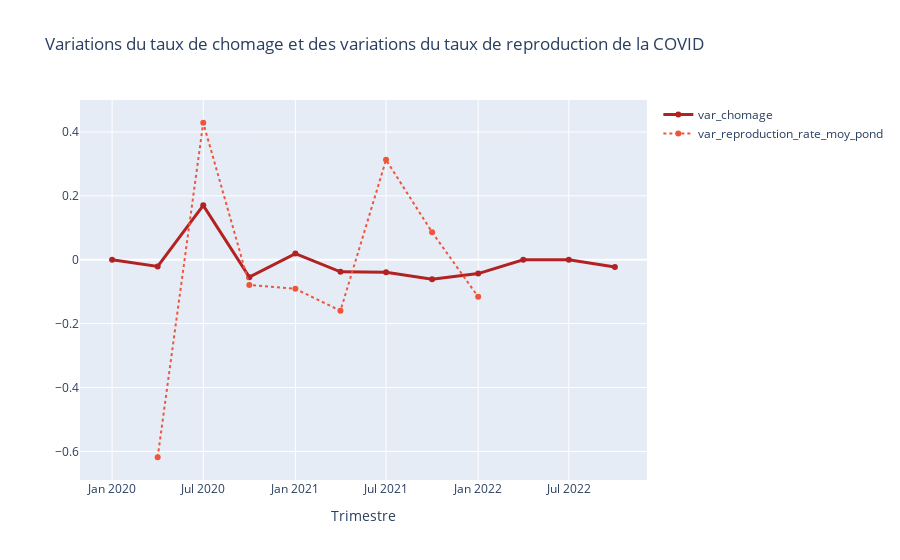
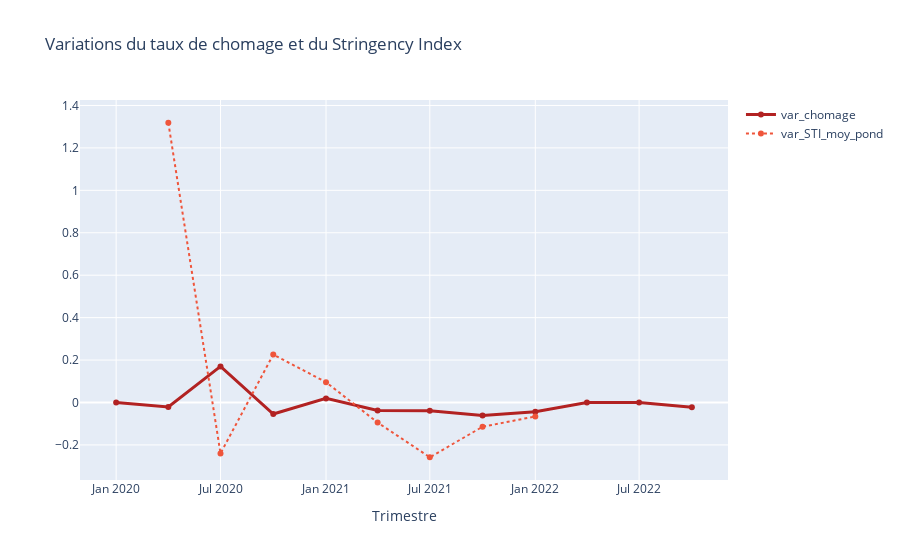

Source (notebook cell) for these figures, in order:
### Code cell
# Graphiques des donnees brutes

#---------------

# var_chomage - Reproduction Rate

fig_var_chomage_reprod_rate = go.Figure()
fig_var_chomage_reprod_rate.add_trace(go.Scatter(x=data_eur['Quarter'], 
                                         y=data_eur['var_chomage'], 
                                         name='var_chomage',
                                         line=dict(color='firebrick', width=3)))
fig_var_chomage_reprod_rate.add_trace(go.Scatter(x=data_eur['Quarter'], 
                                         y=data_eur['var_reproduction_rate_moy_pond'], 
                                         name='var_reproduction_rate_moy_pond',
                                         line=dict(width=2, dash='dot')))
fig_var_chomage_reprod_rate.update_layout(title='Variations du PIB et des variations du taux de reproduction de la COVID',
                                  xaxis_title="Trimestre")
fig_var_chomage_reprod_rate.show()

#---------------

# var_chomage - STI

fig_var_chomage_STI = go.Figure()
fig_var_chomage_STI.add_trace(go.Scatter(x=data_eur['Quarter'], 
                                         y=data_eur['var_chomage'], 
                                         name='var_chomage',
                                         line=dict(color='firebrick', width=3)))
fig_var_chomage_STI.add_trace(go.Scatter(x=data_eur['Quarter'], 
                                         y=data_eur['var_STI_moy_pond'], 
                                         name='var_STI_moy_pond',
                                         line=dict(width=2, dash='dot')))
fig_var_chomage_STI.update_layout(title='Variations du PIB et du Stringency Index',
                                  xaxis_title="Trimestre")
fig_var_chomage_STI.show()

#---------------

# var_chomage - var_new_cases_per_million

fig_var_chomage_new_cases = go.Figure()
fig_var_chomage_new_cases.add_trace(go.Scatter(x=data_eur['Quarter'], 
                                         y=data_eur['var_chomage'], 
                                         name='var_chomage',
                                         line=dict(color='firebrick', width=3)))
fig_var_chomage_new_cases.add_trace(go.Scatter(x=data_eur['Quarter'], 
                                         y=data_eur['var_new_cases_per_million'], 
                                         name='var_new_cases_per_million',
                                         line=dict(width=2, dash='dot')))
fig_var_chomage_new_cases.update_layout(title='Variations du PIB et des variations du Nombre de nouveaux cas par jour',
                                  xaxis_title="Trimestre")
fig_var_chomage_new_cases.show()

### Figure 1 — Plotly figure (JSON) as saved in the notebook; plotly's stock layout.template omitted (floating-point values rounded to 4 significant figures)
{"data": [{"line": {"color": "firebrick", "width": 3}, "name": "var_chomage", "type": "scatter", "x": ["2020-01-01T00:00:00", "2020-04-01T00:00:00", "2020-07-01T00:00:00", "2020-10-01T00:00:00", "2021-01-01T00:00:00", "2021-04-01T00:00:00", "2021-07-01T00:00:00", "2021-10-01T00:00:00", "2022-01-01T00:00:00", "2022-04-01T00:00:00", "2022-07-01T00:00:00", "2022-10-01T00:00:00"], "y": [0, -0.02083, 0.1702, -0.05455, 0.01923, -0.03774, -0.03922, -0.06122, -0.04348, 0, 0, -0.02273]}, {"line": {"dash": "dot", "width": 2}, "name": "var_reproduction_rate_moy_pond", "type": "scatter", "x": ["2020-01-01T00:00:00", "2020-04-01T00:00:00", "2020-07-01T00:00:00", "2020-10-01T00:00:00", "2021-01-01T00:00:00", "2021-04-01T00:00:00", "2021-07-01T00:00:00", "2021-10-01T00:00:00", "2022-01-01T00:00:00", "2022-04-01T00:00:00", "2022-07-01T00:00:00", "2022-10-01T00:00:00"], "y": [null, -0.6184, 0.4288, -0.07913, -0.09117, -0.1598, 0.3127, 0.08599, -0.1161, null, null, null]}], "layout": {"title": {"text": "Variations du taux de chomage et des variations du taux de reproduction de la COVID"}, "xaxis": {"title": {"text": "Trimestre"}}}}

### Figure 2 — Plotly figure (JSON) as saved in the notebook; plotly's stock layout.template omitted (floating-point values rounded to 4 significant figures)
{"data": [{"line": {"color": "firebrick", "width": 3}, "name": "var_chomage", "type": "scatter", "x": ["2020-01-01T00:00:00", "2020-04-01T00:00:00", "2020-07-01T00:00:00", "2020-10-01T00:00:00", "2021-01-01T00:00:00", "2021-04-01T00:00:00", "2021-07-01T00:00:00", "2021-10-01T00:00:00", "2022-01-01T00:00:00", "2022-04-01T00:00:00", "2022-07-01T00:00:00", "2022-10-01T00:00:00"], "y": [0, -0.02083, 0.1702, -0.05455, 0.01923, -0.03774, -0.03922, -0.06122, -0.04348, 0, 0, -0.02273]}, {"line": {"dash": "dot", "width": 2}, "name": "var_STI_moy_pond", "type": "scatter", "x": ["2020-01-01T00:00:00", "2020-04-01T00:00:00", "2020-07-01T00:00:00", "2020-10-01T00:00:00", "2021-01-01T00:00:00", "2021-04-01T00:00:00", "2021-07-01T00:00:00", "2021-10-01T00:00:00", "2022-01-01T00:00:00", "2022-04-01T00:00:00", "2022-07-01T00:00:00", "2022-10-01T00:00:00"], "y": [null, 1.319, -0.24, 0.2259, 0.09578, -0.09443, -0.2581, -0.1144, -0.06579, null, null, null]}], "layout": {"title": {"text": "Variations du taux de chomage et du Stringency Index"}, "xaxis": {"title": {"text": "Trimestre"}}}}
